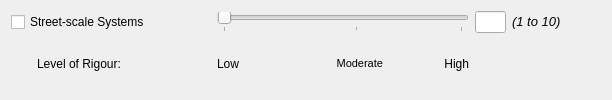
               <widget class="QWidget" name="widget_10" native="true">
                <property name="minimumSize">
                 <size>
                  <width>0</width>
                  <height>20</height>
                 </size>
                </property>
                <layout class="QGridLayout" name="gridLayout_8">
                 <item row="0" column="2" colspan="3">
                  <widget class="QSlider" name="strategy_lot_rigour_2">
                   <property name="minimumSize">
                    <size>
                     <width>240</width>
                     <height>0</height>
                    </size>
                   </property>
                   <property name="minimum">
                    <number>1</number>
                   </property>
                   <property name="maximum">
                    <number>10</number>
                   </property>
                   <property name="orientation">
                    <enum>Qt::Horizontal</enum>
                   </property>
                   <property name="tickPosition">
                    <enum>QSlider::TicksBelow</enum>
                   </property>
                   <property name="tickInterval">
                    <number>5</number>
                   </property>
                  </widget>
                 </item>
                 <item row="1" column="0">
                  <spacer name="horizontalSpacer_8">
                   <property name="orientation">
                    <enum>Qt::Horizontal</enum>
                   </property>
                   <property name="sizeType">
                    <enum>QSizePolicy::Fixed</enum>
                   </property>
                   <property name="sizeHint" stdset="0">
                    <size>
                     <width>20</width>
                     <height>20</height>
                    </size>
                   </property>
                  </spacer>
                 </item>
                 <item row="1" column="2">
                  <widget class="QLabel" name="strategy_lot_lbl2_2">
                   <property name="minimumSize">
                    <size>
                     <width>80</width>
                     <height>0</height>
                    </size>
                   </property>
                   <property name="text">
                    <string>Low</string>
                   </property>
                  </widget>
                 </item>
                 <item row="1" column="3">
                  <widget class="QLabel" name="strategy_lot_lbl3_2">
                   <property name="minimumSize">
                    <size>
                     <width>80</width>
                     <height>0</height>
                    </size>
                   </property>
                   <property name="text">
                    <string>&lt;!DOCTYPE HTML PUBLIC &quot;-//W3C//DTD HTML 4.0//EN&quot; &quot;http://www.w3.org/TR/REC-html40/strict.dtd&quot;&gt;
&lt;html&gt;&lt;head&gt;&lt;meta name=&quot;qrichtext&quot; content=&quot;1&quot; /&gt;&lt;style type=&quot;text/css&quot;&gt;
p, li { white-space: pre-wrap; }
&lt;/style&gt;&lt;/head&gt;&lt;body style=&quot; font-family:'MS Shell Dlg 2'; font-size:10pt; font-weight:400; font-style:normal;&quot;&gt;
&lt;p align=&quot;right&quot; style=&quot; margin-top:0px; margin-bottom:0px; margin-left:0px; margin-right:0px; -qt-block-indent:0; text-indent:0px;&quot;&gt;&lt;span style=&quot; font-size:8pt;&quot;&gt;Moderate&lt;/span&gt;&lt;/p&gt;&lt;/body&gt;&lt;/html&gt;</string>
                   </property>
                  </widget>
                 </item>
                 <item row="0" column="0" colspan="2">
                  <widget class="QCheckBox" name="strategy_lot_check_2">
                   <property name="minimumSize">
                    <size>
                     <width>200</width>
                     <height>0</height>
                    </size>
                   </property>
                   <property name="text">
                    <string>Street-scale Systems</string>
                   </property>
                  </widget>
                 </item>
                 <item row="1" column="1">
                  <widget class="QLabel" name="strategy_lot_lbl_2">
                   <property name="text">
                    <string>Level of Rigour:</string>
                   </property>
                  </widget>
                 </item>
                 <item row="0" column="7">
                  <spacer name="horizontalSpacer_10">
                   <property name="orientation">
                    <enum>Qt::Horizontal</enum>
                   </property>
                   <property name="sizeHint" stdset="0">
                    <size>
                     <width>40</width>
                     <height>20</height>
                    </size>
                   </property>
                  </spacer>
                 </item>
                 <item row="1" column="4">
                  <widget class="QLabel" name="strategy_lot_lbl4_2">
                   <property name="minimumSize">
                    <size>
                     <width>80</width>
                     <height>0</height>
                    </size>
                   </property>
                   <property name="text">
                    <string>&lt;html&gt;&lt;head/&gt;&lt;body&gt;&lt;p align=&quot;right&quot;&gt;High&lt;/p&gt;&lt;/body&gt;&lt;/html&gt;</string>
                   </property>
                  </widget>
                 </item>
                 <item row="0" column="6">
                  <widget class="QLabel" name="strategy_lot_lbl5_2">
                   <property name="text">
                    <string>&lt;!DOCTYPE HTML PUBLIC &quot;-//W3C//DTD HTML 4.0//EN&quot; &quot;http://www.w3.org/TR/REC-html40/strict.dtd&quot;&gt;
&lt;html&gt;&lt;head&gt;&lt;meta name=&quot;qrichtext&quot; content=&quot;1&quot; /&gt;&lt;style type=&quot;text/css&quot;&gt;
p, li { white-space: pre-wrap; }
&lt;/style&gt;&lt;/head&gt;&lt;body style=&quot; font-family:'MS Shell Dlg 2'; font-size:10pt; font-weight:400; font-style:normal;&quot;&gt;
&lt;p style=&quot; margin-top:0px; margin-bottom:0px; margin-left:0px; margin-right:0px; -qt-block-indent:0; text-indent:0px;&quot;&gt;&lt;span style=&quot; font-style:italic;&quot;&gt;(1 to 10)&lt;/span&gt;&lt;/p&gt;&lt;/body&gt;&lt;/html&gt;</string>
                   </property>
                  </widget>
                 </item>
                 <item row="0" column="5">
                  <widget class="QLineEdit" name="strategy_lot_rigour_box_2">
                   <property name="maximumSize">
                    <size>
                     <width>31</width>
                     <height>16777215</height>
                    </size>
                   </property>
                  </widget>
                 </item>
                </layout>
               </widget>
